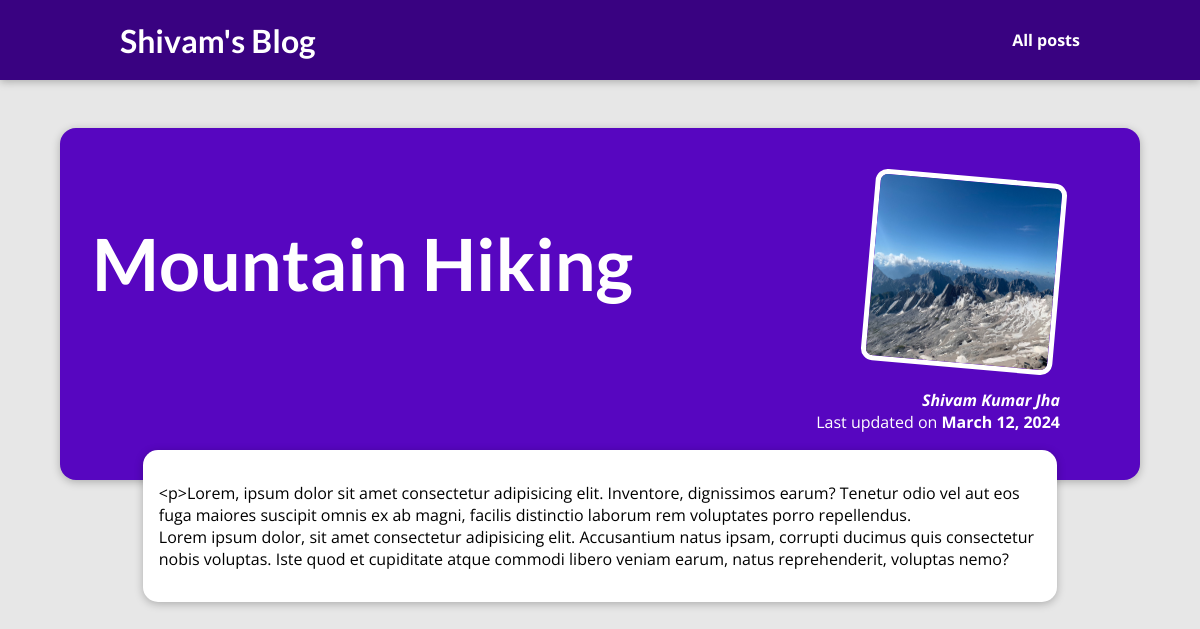
The page /posts/hike-in-the-mountains on the database its author committed.
### blog/models.py (models this page shows, shortened)
class Blog(models.Model):
    title=models.CharField(max_length=50,null=False)
    image=models.CharField(max_length=50)
    excerpt=models.CharField(max_length=100)
    date=models.DateField()
    slug=models.SlugField(default="",blank=True, null=False,db_index=True)
    content=models.TextField(max_length=500)
    author=models.ForeignKey(Author,on_delete=models.CASCADE,related_name="blogs",null=True)
    tags=models.ManyToManyField(Tags,null=True)

class Author(models.Model):
    firstname=models.CharField(max_length=30)
    lastname=models.CharField(max_length=30,null=True)
    email=models.CharField(max_length=30,null=True)
    def __str__(self):
        return self.firstname+" "+self.lastname

### blog/views.py (the view)
# urls.py: path("posts/<slug:slug>",views.post_detail,name="post-detail-page")
def post_detail(request, slug):
    identified_post=next(post for post in all_post if post.slug==slug)
    return render(request, "blog/post-detail.html",{
        "post": identified_post
    })

### blog/templates/blog/post-detail.html (shortened to what this page needs)
{% extends 'base.html' %}
{% load static %}
{% block css_files %}
<link rel="stylesheet" href="{% static 'blog/postdetail.css' %}" />
{% endblock %}
{% block content %}
<section id="summary">
    <h2>{{post.title}}</h2>
    <article>
        <img src="{% static "blog/images/"|add:post.image %}" alt="Post Title" />
        <address>{{post.author}}</address>
        <div>
            Last updated on <time>{{post.date}}</time>
        </div>
    </article>
    <main>
        {{post.content|linebreaks}}
    </main>
</section>
{% endblock %}

### static/app.css (style rules this page uses)
* { box-sizing: border-box; }
html { font-family: 'Open Sans', 'Lato', sans-serif; }
body { margin: 0; }
h1, h2, h3 { font-family: 'Lato', sans-serif; font-weight: bold; }

### blog/static/blog/postdetail.css (style rules this page uses)
body { background-color: #e7e7e7; }
#summary { margin: 8rem auto 3rem auto; padding: 2rem; width: 90%; max-width: 90rem; border-radius: 16px; background-color: #5706c0; position: relative; box-shadow: 0 2px 8px rgba(0, 0, 0, 0.25); height: 22rem; }
#summary h2 { color: white; font-size: 4.5rem; }
#summary article { position: absolute; top: 2rem; right: 3rem; padding: 1rem 2rem; border-radius: 12px; text-align: right; color: white; }
#summary article img { width: 12rem; height: 12rem; border-radius: 12px; transform: rotateZ(5deg); border: 5px solid white; margin-bottom: 1rem; }
#summary address { font-weight: bold; }
#summary time { font-weight: bold; }
main { width: 90%; max-width: 90rem; margin: 9rem auto; background-color: white; padding: 1rem; border-radius: 15px; box-shadow: 0 2px 8px rgba(0, 0, 0, 0.25); }

### rows shown on the page
Blog: title "Mountain Hiking", image (picture), author "Shivam Kumar Jha", date "March 12, 2024", content "<p>Lorem, ipsum dolor sit amet consectetur adipisicing elit. Inventore, dignissimos earum? Tenetur odio vel aut eos fuga maiores suscipit omnis ex ab magni, facilis distinctio laborum rem voluptates porro repellendus. Lorem ipsum dolor, sit amet consectetur adipisicing elit. Accusantium natus ipsam, corrupti ducimus quis consectetur nobis voluptas. Iste quod et cupiditate atque commodi libero veniam earum, natus reprehenderit, voluptas nemo?"
